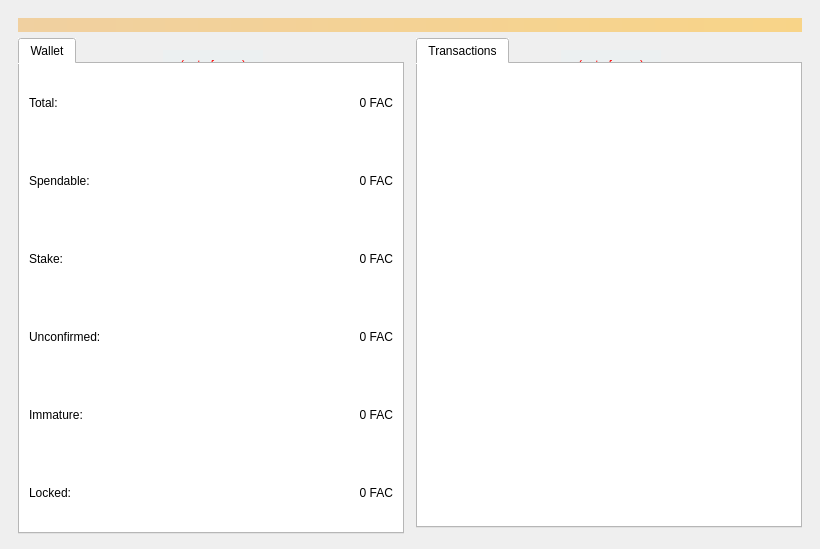
<?xml version="1.0" encoding="UTF-8"?>
<ui version="4.0">
 <class>OverviewPage</class>
 <widget class="QWidget" name="OverviewPage">
  <property name="geometry">
   <rect>
    <x>0</x>
    <y>0</y>
    <width>820</width>
    <height>530</height>
   </rect>
  </property>
  <property name="windowTitle">
   <string>Form</string>
  </property>
  <layout class="QVBoxLayout" name="topLayout">
   <property name="leftMargin">
    <number>18</number>
   </property>
   <property name="topMargin">
    <number>18</number>
   </property>
   <property name="rightMargin">
    <number>18</number>
   </property>
   <property name="bottomMargin">
    <number>15</number>
   </property>
   <item>
    <widget class="QLabel" name="labelAlerts">
     <property name="visible">
      <bool>false</bool>
     </property>
     <property name="styleSheet">
      <string notr="true">background-color: qlineargradient(x1: 0, y1: 0, x2: 1, y2: 0, stop:0 #F0D0A0, stop:1 #F8D488); color:#000000</string>
     </property>
     <property name="wordWrap">
      <bool>true</bool>
     </property>
     <property name="margin">
      <number>3</number>
     </property>
    </widget>
   </item>
   <item>
    <layout class="QHBoxLayout" name="horizontalLayout" stretch="1,1">
     <property name="spacing">
      <number>12</number>
     </property>
     <property name="leftMargin">
      <number>0</number>
     </property>
     <property name="topMargin">
      <number>0</number>
     </property>
     <property name="rightMargin">
      <number>0</number>
     </property>
     <property name="bottomMargin">
      <number>0</number>
     </property>
     <item>
      <layout class="QVBoxLayout" name="verticalLayout_wallet">
       <property name="leftMargin">
        <number>0</number>
       </property>
       <property name="topMargin">
        <number>0</number>
       </property>
       <property name="rightMargin">
        <number>0</number>
       </property>
       <property name="bottomMargin">
        <number>0</number>
       </property>
       <item>
        <widget class="QWidget" name="widgetWallet">
         <widget class="QLabel" name="labelWalletStatus">
          <property name="geometry">
           <rect>
            <x>145</x>
            <y>12</y>
            <width>100</width>
            <height>30</height>
           </rect>
          </property>
          <property name="toolTip">
           <string>The displayed information may be out of date. Your wallet automatically synchronizes with the Factoken network after a connection is established, but this process has not completed yet.</string>
          </property>
          <property name="styleSheet">
           <string notr="true">QLabel { background-color: rgb(236, 240, 241); color: red; }</string>
          </property>
          <property name="text">
           <string notr="true">(out of sync)</string>
          </property>
          <property name="alignment">
           <set>Qt::AlignLeading|Qt::AlignHCenter|Qt::AlignVCenter</set>
          </property>
         </widget>
         <layout class="QVBoxLayout" name="verticalLayout_tabWidgetWallet">
          <property name="leftMargin">
           <number>0</number>
          </property>
          <property name="topMargin">
           <number>0</number>
          </property>
          <property name="rightMargin">
           <number>0</number>
          </property>
          <property name="bottomMargin">
           <number>0</number>
          </property>
          <item>
           <widget class="QTabWidget" name="tabWidgetWallet">
            <property name="minimumSize">
             <size>
              <width>0</width>
              <height>496</height>
             </size>
            </property>
            <property name="styleSheet">
             <string notr="true">background: rgb(255, 255, 255);</string>
            </property>
            <property name="currentIndex">
             <number>0</number>
            </property>
            <widget class="QWidget" name="tabWallet">
             <attribute name="title">
              <string>Wallet</string>
             </attribute>
             <layout class="QVBoxLayout" name="verticalLayout_tabWallet">
              <property name="spacing">
               <number>0</number>
              </property>
              <property name="leftMargin">
               <number>0</number>
              </property>
              <property name="topMargin">
               <number>0</number>
              </property>
              <property name="rightMargin">
               <number>0</number>
              </property>
              <property name="bottomMargin">
               <number>0</number>
              </property>
              <item>
               <widget class="QWidget" name="widgetTotal" native="true">
                <property name="minimumSize">
                 <size>
                  <width>0</width>
                  <height>30</height>
                 </size>
                </property>
                <layout class="QHBoxLayout" name="horizontalLayout_widgetTotal">
                 <item>
                  <widget class="QLabel" name="labelTotalText">
                   <property name="text">
                    <string>Total:</string>
                   </property>
                  </widget>
                 </item>
                 <item>
                  <widget class="QLabel" name="labelTotal">
                   <property name="cursor">
                    <cursorShape>IBeamCursor</cursorShape>
                   </property>
                   <property name="toolTip">
                    <string>Your current total balance</string>
                   </property>
                   <property name="text">
                    <string notr="true">0 FAC</string>
                   </property>
                   <property name="alignment">
                    <set>Qt::AlignRight|Qt::AlignTrailing|Qt::AlignVCenter</set>
                   </property>
                   <property name="textInteractionFlags">
                    <set>Qt::LinksAccessibleByMouse|Qt::TextSelectableByKeyboard|Qt::TextSelectableByMouse</set>
                   </property>
                  </widget>
                 </item>
                </layout>
               </widget>
              </item>
              <item>
               <widget class="QWidget" name="widgetBalance" native="true">
                <property name="minimumSize">
                 <size>
                  <width>0</width>
                  <height>30</height>
                 </size>
                </property>
                <layout class="QHBoxLayout" name="horizontalLayout_widgetBalance">
                 <item>
                  <widget class="QLabel" name="labelBalanceText">
                   <property name="text">
                    <string>Spendable:</string>
                   </property>
                  </widget>
                 </item>
                 <item>
                  <widget class="QLabel" name="labelBalance">
                   <property name="cursor">
                    <cursorShape>IBeamCursor</cursorShape>
                   </property>
                   <property name="toolTip">
                    <string>Your current spendable balance</string>
                   </property>
                   <property name="text">
                    <string notr="true">0 FAC</string>
                   </property>
                   <property name="alignment">
                    <set>Qt::AlignRight|Qt::AlignTrailing|Qt::AlignVCenter</set>
                   </property>
                   <property name="textInteractionFlags">
                    <set>Qt::LinksAccessibleByMouse|Qt::TextSelectableByKeyboard|Qt::TextSelectableByMouse</set>
                   </property>
                  </widget>
                 </item>
                </layout>
               </widget>
              </item>
              <item>
               <widget class="QWidget" name="widgetStake" native="true">
                <property name="minimumSize">
                 <size>
                  <width>0</width>
                  <height>30</height>
                 </size>
                </property>
                <layout class="QHBoxLayout" name="horizontalLayout_widgetStake">
                 <item>
                  <widget class="QLabel" name="labelStakeText">
                   <property name="text">
                    <string>Stake:</string>
                   </property>
                  </widget>
                 </item>
                 <item>
                  <widget class="QLabel" name="labelStake">
                   <property name="cursor">
                    <cursorShape>IBeamCursor</cursorShape>
                   </property>
                   <property name="toolTip">
                    <string>Total of coins that was staked, and do not yet count toward the current balance</string>
                   </property>
                   <property name="text">
                    <string notr="true">0 FAC</string>
                   </property>
                   <property name="alignment">
                    <set>Qt::AlignRight|Qt::AlignTrailing|Qt::AlignVCenter</set>
                   </property>
                   <property name="textInteractionFlags">
                    <set>Qt::LinksAccessibleByMouse|Qt::TextSelectableByKeyboard|Qt::TextSelectableByMouse</set>
                   </property>
                  </widget>
                 </item>
                </layout>
               </widget>
              </item>
              <item>
               <widget class="QWidget" name="widgetUnconfirmed" native="true">
                <property name="minimumSize">
                 <size>
                  <width>0</width>
                  <height>30</height>
                 </size>
                </property>
                <layout class="QHBoxLayout" name="horizontalLayout_widgetUnconfirmed">
                 <item>
                  <widget class="QLabel" name="labelUnconfirmedText">
                   <property name="text">
                    <string>Unconfirmed:</string>
                   </property>
                  </widget>
                 </item>
                 <item>
                  <widget class="QLabel" name="labelUnconfirmed">
                   <property name="cursor">
                    <cursorShape>IBeamCursor</cursorShape>
                   </property>
                   <property name="toolTip">
                    <string>Your current total balance</string>
                   </property>
                   <property name="text">
                    <string notr="true">0 FAC</string>
                   </property>
                   <property name="alignment">
                    <set>Qt::AlignRight|Qt::AlignTrailing|Qt::AlignVCenter</set>
                   </property>
                   <property name="textInteractionFlags">
                    <set>Qt::LinksAccessibleByMouse|Qt::TextSelectableByKeyboard|Qt::TextSelectableByMouse</set>
                   </property>
                  </widget>
                 </item>
                </layout>
               </widget>
              </item>
              <item>
               <widget class="QWidget" name="widgetImmature" native="true">
                <property name="minimumSize">
                 <size>
                  <width>0</width>
                  <height>30</height>
                 </size>
                </property>
                <layout class="QHBoxLayout" name="horizontalLayout_widgetImmature">
                 <item>
                  <widget class="QLabel" name="labelImmatureText">
                   <property name="text">
                    <string>Immature:</string>
                   </property>
                  </widget>
                 </item>
                 <item>
                  <widget class="QLabel" name="labelImmature">
                   <property name="cursor">
                    <cursorShape>IBeamCursor</cursorShape>
                   </property>
                   <property name="toolTip">
                    <string>Your current total balance</string>
                   </property>
                   <property name="text">
                    <string notr="true">0 FAC</string>
                   </property>
                   <property name="alignment">
                    <set>Qt::AlignRight|Qt::AlignTrailing|Qt::AlignVCenter</set>
                   </property>
                   <property name="textInteractionFlags">
                    <set>Qt::LinksAccessibleByMouse|Qt::TextSelectableByKeyboard|Qt::TextSelectableByMouse</set>
                   </property>
                  </widget>
                 </item>
                </layout>
               </widget>
              </item>
              <item>
               <widget class="QWidget" name="widgetLocked" native="true">
                <property name="minimumSize">
                 <size>
                  <width>0</width>
                  <height>30</height>
                 </size>
                </property>
                <layout class="QHBoxLayout" name="horizontalLayout_widgetLocked">
                 <item>
                  <widget class="QLabel" name="labelLockedText">
                   <property name="text">
                    <string>Locked:</string>
                   </property>
                  </widget>
                 </item>
                 <item>
                  <widget class="QLabel" name="labelLocked">
                   <property name="cursor">
                    <cursorShape>IBeamCursor</cursorShape>
                   </property>
                   <property name="toolTip">
                    <string>Your current total balance</string>
                   </property>
                   <property name="text">
                    <string notr="true">0 FAC</string>
                   </property>
                   <property name="alignment">
                    <set>Qt::AlignRight|Qt::AlignTrailing|Qt::AlignVCenter</set>
                   </property>
                   <property name="textInteractionFlags">
                    <set>Qt::LinksAccessibleByMouse|Qt::TextSelectableByKeyboard|Qt::TextSelectableByMouse</set>
                   </property>
                  </widget>
                 </item>
                </layout>
               </widget>
              </item>
             </layout>
            </widget>
           </widget>
          </item>
         </layout>
        </widget>
       </item>
       <item>
        <spacer name="verticalSpacer_wallet">
         <property name="orientation">
          <enum>Qt::Vertical</enum>
         </property>
         <property name="sizeHint" stdset="0">
          <size>
           <width>0</width>
           <height>0</height>
          </size>
         </property>
        </spacer>
       </item>
      </layout>
     </item>
     <item>
      <layout class="QVBoxLayout" name="verticalLayout_transactions">
       <property name="leftMargin">
        <number>0</number>
       </property>
       <property name="topMargin">
        <number>0</number>
       </property>
       <property name="rightMargin">
        <number>0</number>
       </property>
       <property name="bottomMargin">
        <number>0</number>
       </property>
       <item>
        <widget class="QWidget" name="widgetTransactions">
         <widget class="QLabel" name="labelTransactionsStatus">
          <property name="geometry">
           <rect>
            <x>145</x>
            <y>12</y>
            <width>100</width>
            <height>30</height>
           </rect>
          </property>
          <property name="toolTip">
           <string>The displayed information may be out of date. Your wallet automatically synchronizes with the Factoken network after a connection is established, but this process has not completed yet.</string>
          </property>
          <property name="styleSheet">
           <string notr="true">QLabel { background-color: rgb(236, 240, 241); color: red; }</string>
          </property>
          <property name="text">
           <string notr="true">(out of sync)</string>
          </property>
          <property name="alignment">
           <set>Qt::AlignLeading|Qt::AlignHCenter|Qt::AlignVCenter</set>
          </property>
         </widget>
         <layout class="QVBoxLayout" name="verticalLayout_tabWidgetTransactions">
          <property name="leftMargin">
           <number>0</number>
          </property>
          <property name="topMargin">
           <number>0</number>
          </property>
          <property name="rightMargin">
           <number>0</number>
          </property>
          <property name="bottomMargin">
           <number>0</number>
          </property>
          <item>
           <widget class="QTabWidget" name="tabWidgetTransactions">
            <property name="minimumSize">
             <size>
              <width>0</width>
              <height>490</height>
             </size>
            </property>
            <property name="styleSheet">
             <string notr="true">background: rgb(255, 255, 255);</string>
            </property>
            <property name="currentIndex">
             <number>0</number>
            </property>
            <widget class="QWidget" name="tabTransactions">
             <attribute name="title">
              <string>Transactions</string>
             </attribute>
             <layout class="QVBoxLayout" name="verticalLayout_tabTransaction">
              <property name="spacing">
               <number>0</number>
              </property>
              <property name="leftMargin">
               <number>0</number>
              </property>
              <property name="topMargin">
               <number>0</number>
              </property>
              <property name="rightMargin">
               <number>0</number>
              </property>
              <property name="bottomMargin">
               <number>0</number>
              </property>
              <item>
               <widget class="QListView" name="listTransactions">
                <property name="styleSheet">
                 <string notr="true">QListView { background: transparent; }</string>
                </property>
                <property name="frameShape">
                 <enum>QFrame::NoFrame</enum>
                </property>
                <property name="verticalScrollBarPolicy">
                 <enum>Qt::ScrollBarAlwaysOff</enum>
                </property>
                <property name="horizontalScrollBarPolicy">
                 <enum>Qt::ScrollBarAlwaysOff</enum>
                </property>
                <property name="selectionMode">
                 <enum>QAbstractItemView::NoSelection</enum>
                </property>
               </widget>
              </item>
             </layout>
            </widget>
           </widget>
          </item>
         </layout>
        </widget>
       </item>
       <item>
        <spacer name="verticalSpacer_transactions">
         <property name="orientation">
          <enum>Qt::Vertical</enum>
         </property>
         <property name="sizeHint" stdset="0">
          <size>
           <width>0</width>
           <height>0</height>
          </size>
         </property>
        </spacer>
       </item>
      </layout>
     </item>
    </layout>
   </item>
  </layout>
 </widget>
 <resources/>
 <connections/>
</ui>
